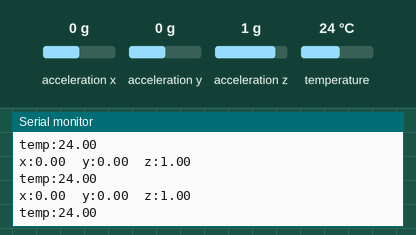
This sketch was run on a simulated Arduino Uno, built with avr-gcc and run on an emulated ATmega328P. On the bench: the last lines printed to the serial monitor. The test bench sets the inputs (shaded band); at power-on: acceleration x 0 g, acceleration y 0 g, acceleration z 1 g, temperature 24 °C.

Above: at 1.3 s.
1.4 s: acceleration x set to -1.4 g
At 2.0 s:
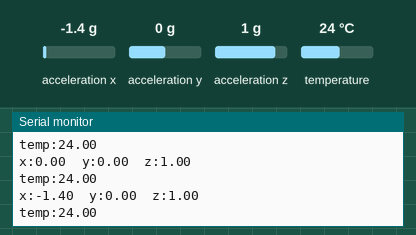
2.9 s: acceleration y set to -1.4 g
At 3.42 s:
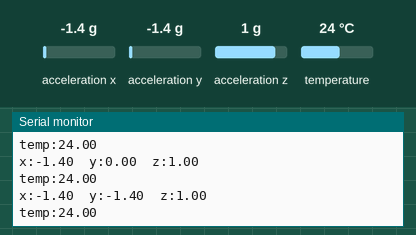
4.4 s: acceleration z set to -1.4 g
At 4.93 s:
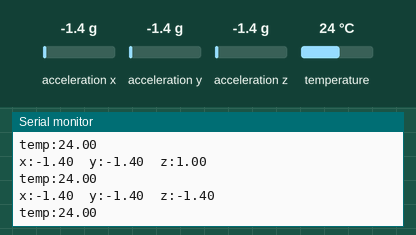
5.9 s: temperature set to 12 °C
At 6.43 s:
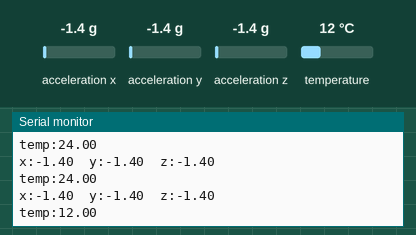

Measured:
- after the input at 1.4 s, the serial monitor: prints a new line after 0.21 s (image 1)
- after the input at 2.9 s, the serial monitor: prints a new line after 0.21 s (image 2)
- after the input at 4.4 s, the serial monitor: prints a new line after 0.22 s (image 3)
- after the input at 5.9 s, the serial monitor: prints a new line after 0.23 s (image 4)

The sketch:

accelerometer.ino
```cpp
// This example use I2C.
#include "LIS3DHTR.h"
#include <Wire.h>
LIS3DHTR<TwoWire> LIS; //IIC
#define WIRE Wire

void setup()
{
  Serial.begin(115200);
  while (!Serial)
  {
  };
  LIS.begin(WIRE,0x19); //IIC init
  //LIS.begin(0x19);
  LIS.openTemp();  //If ADC3 is used, the temperature detection needs to be turned off.
  //  LIS.closeTemp();//default
  delay(100);
    LIS.setFullScaleRange(LIS3DHTR_RANGE_2G);
  //  LIS.setFullScaleRange(LIS3DHTR_RANGE_4G);
  //  LIS.setFullScaleRange(LIS3DHTR_RANGE_8G);
  //  LIS.setFullScaleRange(LIS3DHTR_RANGE_16G);
  //  LIS.setOutputDataRate(LIS3DHTR_DATARATE_1HZ);
  //  LIS.setOutputDataRate(LIS3DHTR_DATARATE_10HZ);
  //  LIS.setOutputDataRate(LIS3DHTR_DATARATE_25HZ);
  LIS.setOutputDataRate(LIS3DHTR_DATARATE_50HZ);
  //  LIS.setOutputDataRate(LIS3DHTR_DATARATE_100HZ);
  //  LIS.setOutputDataRate(LIS3DHTR_DATARATE_200HZ);
  //  LIS.setOutputDataRate(LIS3DHTR_DATARATE_1_6KHZ);
  //  LIS.setOutputDataRate(LIS3DHTR_DATARATE_5KHZ);
}
void loop()
{
  if (!LIS)
  {
    Serial.println("LIS3DHTR didn't connect.");
    while (1)
      ;
    return;
  }
  //3 axis
    Serial.print("x:"); Serial.print(LIS.getAccelerationX()); Serial.print("  ");
    Serial.print("y:"); Serial.print(LIS.getAccelerationY()); Serial.print("  ");
    Serial.print("z:"); Serial.println(LIS.getAccelerationZ());
  //ADC
  //    Serial.print("adc1:"); Serial.println(LIS.readbitADC1());
  //    Serial.print("adc2:"); Serial.println(LIS.readbitADC2());
  //    Serial.print("adc3:"); Serial.println(LIS.readbitADC3());

  //temperature
  Serial.print("temp:");
  Serial.println(LIS.getTemperature());
  delay(500);
}
```
